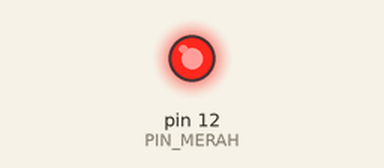
Bench run of a sketch on a simulated Arduino Uno, built with avr-gcc and run on an emulated ATmega328P. On the bench: output pins drawn as LEDs (lit = HIGH).

Above: at 1.5 s.
At 4.0 s:
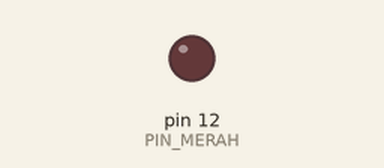
Timing chart, 0 to 6.5 s (numbered marks = the images above):
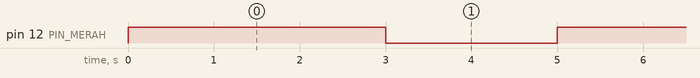

Measured:
- by itself, pin 12 (PIN_MERAH): alternates HIGH for 3.0 s and LOW for 2.0 s

The sketch:

dynamo.ino
```cpp
const int PIN_MERAH = 12;
const int DURASI_MERAH = 3;
const int DETIK = 1000;

void setup() {
pinMode(PIN_MERAH, OUTPUT );
}

void loop() {
digitalWrite(PIN_MERAH, HIGH);
delay(DURASI_MERAH * DETIK);
digitalWrite(PIN_MERAH, LOW);
delay(2000);
}
```
